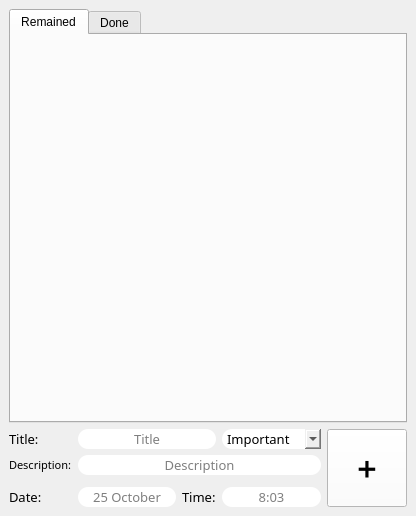
<?xml version="1.0" encoding="UTF-8"?>
<ui version="4.0">
 <class>MainWindow</class>
 <widget class="QMainWindow" name="MainWindow">
  <property name="geometry">
   <rect>
    <x>0</x>
    <y>0</y>
    <width>416</width>
    <height>516</height>
   </rect>
  </property>
  <property name="windowTitle">
   <string>TODO List</string>
  </property>
  <property name="windowIcon">
   <iconset>
    <normaloff>images.png</normaloff>images.png</iconset>
  </property>
  <property name="statusTip">
   <string>Programmer: Ali Yaghoubian</string>
  </property>
  <property name="whatsThis">
   <string/>
  </property>
  <property name="styleSheet">
   <string notr="true"/>
  </property>
  <widget class="QWidget" name="centralwidget">
   <layout class="QGridLayout" name="gridLayout">
    <item row="1" column="0" colspan="2">
     <layout class="QGridLayout" name="gridLayout_2">
      <item row="3" column="2">
       <widget class="QLabel" name="label_2">
        <property name="font">
         <font>
          <family>Dubai Medium</family>
          <pointsize>10</pointsize>
          <italic>false</italic>
          <bold>false</bold>
         </font>
        </property>
        <property name="text">
         <string>Time:</string>
        </property>
       </widget>
      </item>
      <item row="1" column="1" colspan="3">
       <widget class="QLineEdit" name="line_description">
        <property name="font">
         <font>
          <family>Dubai Medium</family>
          <pointsize>10</pointsize>
         </font>
        </property>
        <property name="styleSheet">
         <string notr="true">border-radius: 10px;</string>
        </property>
        <property name="alignment">
         <set>Qt::AlignCenter</set>
        </property>
        <property name="placeholderText">
         <string>Description</string>
        </property>
       </widget>
      </item>
      <item row="3" column="1">
       <widget class="QLineEdit" name="line_date">
        <property name="font">
         <font>
          <family>Dubai Medium</family>
          <pointsize>10</pointsize>
         </font>
        </property>
        <property name="styleSheet">
         <string notr="true">border-radius: 10px;</string>
        </property>
        <property name="text">
         <string/>
        </property>
        <property name="alignment">
         <set>Qt::AlignCenter</set>
        </property>
        <property name="placeholderText">
         <string>25 October</string>
        </property>
       </widget>
      </item>
      <item row="0" column="1" colspan="2">
       <widget class="QLineEdit" name="line_title">
        <property name="font">
         <font>
          <family>Dubai Medium</family>
          <pointsize>10</pointsize>
         </font>
        </property>
        <property name="styleSheet">
         <string notr="true">border-radius: 10px;</string>
        </property>
        <property name="alignment">
         <set>Qt::AlignCenter</set>
        </property>
        <property name="placeholderText">
         <string>Title</string>
        </property>
       </widget>
      </item>
      <item row="0" column="3">
       <widget class="QComboBox" name="combo">
        <property name="font">
         <font>
          <family>Dubai Medium</family>
          <pointsize>10</pointsize>
          <italic>false</italic>
         </font>
        </property>
        <property name="styleSheet">
         <string notr="true">border-radius: 10px;</string>
        </property>
        <property name="editable">
         <bool>false</bool>
        </property>
        <property name="currentText">
         <string>Important</string>
        </property>
        <property name="currentIndex">
         <number>0</number>
        </property>
        <property name="maxVisibleItems">
         <number>10</number>
        </property>
        <property name="maxCount">
         <number>2147483647</number>
        </property>
        <item>
         <property name="text">
          <string>Important</string>
         </property>
        </item>
        <item>
         <property name="text">
          <string>Unimportant</string>
         </property>
        </item>
       </widget>
      </item>
      <item row="3" column="0">
       <widget class="QLabel" name="label">
        <property name="font">
         <font>
          <family>Dubai Medium</family>
          <pointsize>10</pointsize>
          <italic>false</italic>
          <bold>false</bold>
         </font>
        </property>
        <property name="text">
         <string>Date:</string>
        </property>
       </widget>
      </item>
      <item row="3" column="3">
       <widget class="QLineEdit" name="line_time">
        <property name="font">
         <font>
          <family>Dubai Medium</family>
          <pointsize>10</pointsize>
         </font>
        </property>
        <property name="styleSheet">
         <string notr="true">border-radius: 10px;</string>
        </property>
        <property name="alignment">
         <set>Qt::AlignCenter</set>
        </property>
        <property name="placeholderText">
         <string>8:03</string>
        </property>
       </widget>
      </item>
      <item row="0" column="0">
       <widget class="QLabel" name="label_3">
        <property name="font">
         <font>
          <family>Dubai</family>
          <pointsize>10</pointsize>
          <italic>false</italic>
          <bold>false</bold>
         </font>
        </property>
        <property name="text">
         <string>Title:</string>
        </property>
       </widget>
      </item>
      <item row="1" column="0">
       <widget class="QLabel" name="label_4">
        <property name="font">
         <font>
          <family>Dubai Medium</family>
          <pointsize>8</pointsize>
          <italic>false</italic>
          <bold>false</bold>
         </font>
        </property>
        <property name="text">
         <string>Description:</string>
        </property>
       </widget>
      </item>
      <item row="0" column="4" rowspan="4">
       <widget class="QPushButton" name="btn">
        <property name="sizePolicy">
         <sizepolicy hsizetype="Minimum" vsizetype="Minimum">
          <horstretch>0</horstretch>
          <verstretch>0</verstretch>
         </sizepolicy>
        </property>
        <property name="font">
         <font>
          <family>Dubai Medium</family>
          <pointsize>18</pointsize>
          <bold>false</bold>
         </font>
        </property>
        <property name="styleSheet">
         <string notr="true">background-color: white;</string>
        </property>
        <property name="text">
         <string>➕</string>
        </property>
        <property name="icon">
         <iconset>
          <normaloff>download.jpg</normaloff>download.jpg</iconset>
        </property>
        <property name="iconSize">
         <size>
          <width>40</width>
          <height>40</height>
         </size>
        </property>
        <property name="autoDefault">
         <bool>false</bool>
        </property>
        <property name="default">
         <bool>false</bool>
        </property>
        <property name="flat">
         <bool>false</bool>
        </property>
       </widget>
      </item>
     </layout>
    </item>
    <item row="0" column="0" colspan="2">
     <layout class="QGridLayout" name="gridLayout_3">
      <item row="0" column="0">
       <widget class="QTabWidget" name="tabWidget">
        <property name="currentIndex">
         <number>0</number>
        </property>
        <widget class="QWidget" name="tab">
         <attribute name="title">
          <string>Remained</string>
         </attribute>
         <layout class="QGridLayout" name="gridLayout_4">
          <item row="0" column="0">
           <layout class="QGridLayout" name="gridLayout_remain"/>
          </item>
         </layout>
        </widget>
        <widget class="QWidget" name="tab_2">
         <attribute name="title">
          <string>Done</string>
         </attribute>
         <layout class="QGridLayout" name="gridLayout_6">
          <item row="0" column="0">
           <layout class="QGridLayout" name="gridLayout_done"/>
          </item>
         </layout>
        </widget>
       </widget>
      </item>
     </layout>
    </item>
   </layout>
  </widget>
 </widget>
 <resources/>
 <connections/>
</ui>
